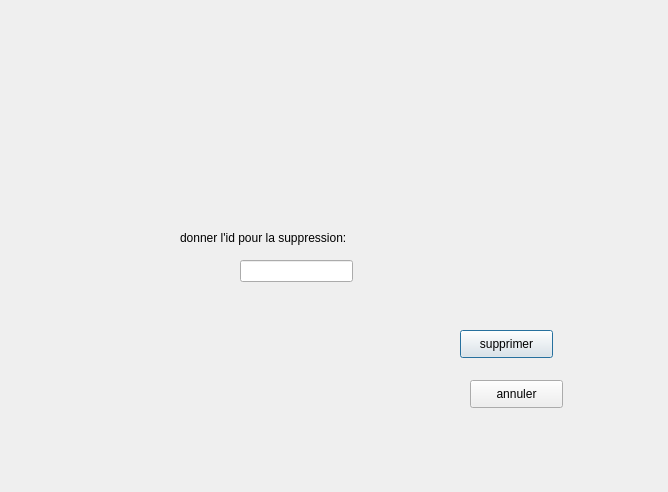
<?xml version="1.0" encoding="UTF-8"?>
<ui version="4.0">
 <class>supp</class>
 <widget class="QDialog" name="supp">
  <property name="geometry">
   <rect>
    <x>0</x>
    <y>0</y>
    <width>668</width>
    <height>492</height>
   </rect>
  </property>
  <property name="windowTitle">
   <string>Dialog</string>
  </property>
  <widget class="QPushButton" name="pushButton_sp">
   <property name="geometry">
    <rect>
     <x>460</x>
     <y>330</y>
     <width>93</width>
     <height>28</height>
    </rect>
   </property>
   <property name="text">
    <string>supprimer</string>
   </property>
  </widget>
  <widget class="QLineEdit" name="lineEdit_ids">
   <property name="geometry">
    <rect>
     <x>240</x>
     <y>260</y>
     <width>113</width>
     <height>22</height>
    </rect>
   </property>
  </widget>
  <widget class="QLabel" name="label">
   <property name="geometry">
    <rect>
     <x>180</x>
     <y>230</y>
     <width>361</width>
     <height>16</height>
    </rect>
   </property>
   <property name="text">
    <string>donner l'id pour la suppression:</string>
   </property>
  </widget>
  <widget class="QPushButton" name="pushButton_2">
   <property name="geometry">
    <rect>
     <x>470</x>
     <y>380</y>
     <width>93</width>
     <height>28</height>
    </rect>
   </property>
   <property name="text">
    <string>annuler</string>
   </property>
  </widget>
 </widget>
 <resources/>
 <connections/>
</ui>
